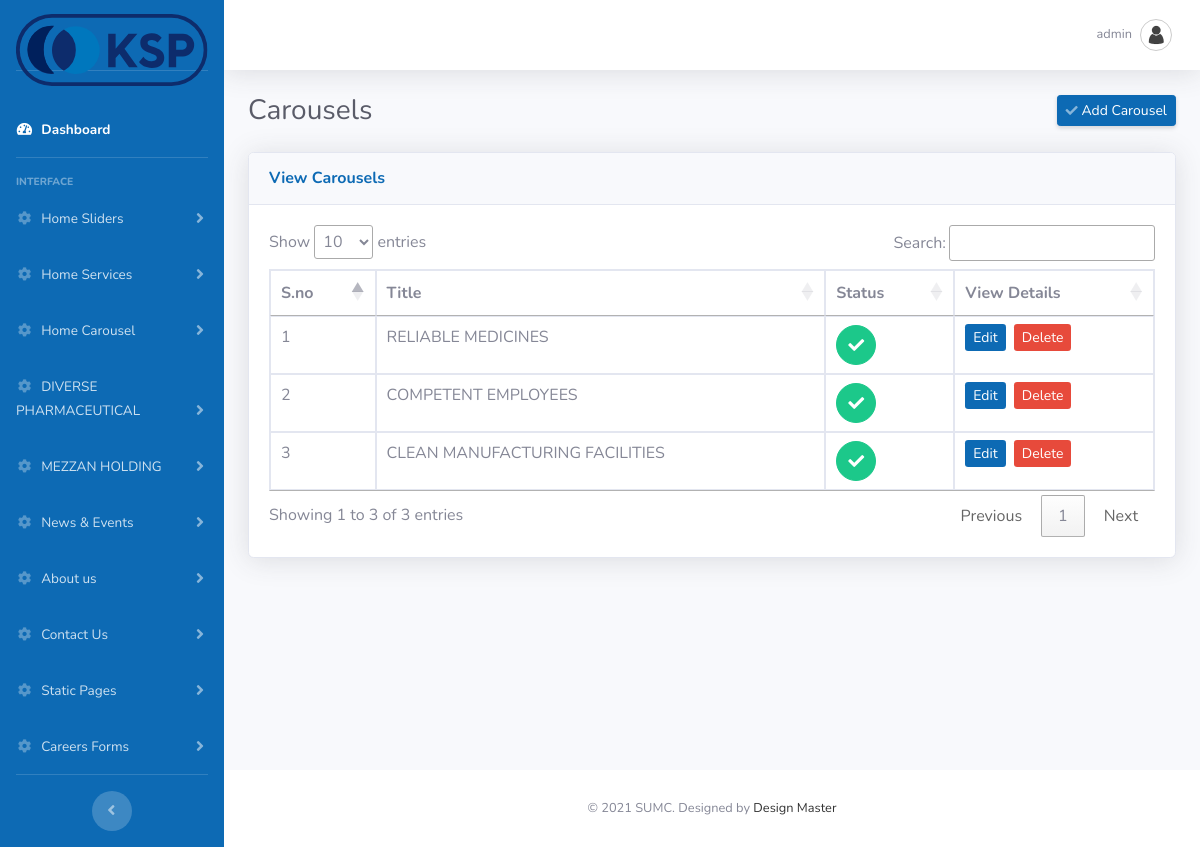
/admin/carousellist.php (signed in), run on the app's committed database.
### tables this page shows
CREATE TABLE `sumc_adminuser` (
  `id` int(11) NOT NULL,
  `username` varchar(225) NOT NULL,
  `password` varchar(225) NOT NULL,
  `email` varchar(225) NOT NULL,
  `status` int(11) NOT NULL,
  `date` datetime NOT NULL
);

CREATE TABLE `sumc_carousels` (
  `id` int(11) NOT NULL,
  `title` varchar(150) NOT NULL,
  `image` varchar(200) NOT NULL,
  `content` text NOT NULL,
  `status` tinyint(4) NOT NULL,
  `ordering` int(11) NOT NULL,
  `created_date` date NOT NULL
);

### admin/carousellist.php (the view, shortened to what this page needs)
<?php
include_once("connection.php");
?>
<!DOCTYPE html>
<html lang="en">
<head>
  <link href="vendor/fontawesome-free/css/all.min.css" rel="stylesheet" type="text/css">
  <link href="css/admin.css" rel="stylesheet">
</head>
<body id="page-top">
  <div id="wrapper">
    <?php
	include_once('header.php');
	?>
        <div class="container-fluid">
          <div class="d-sm-flex align-items-center justify-content-between mb-4">
            <h1 class="h3 mb-0 text-gray-800">Carousels</h1>
            <a href="edit_carousel.php" class="d-none d-sm-inline-block btn btn-sm btn-primary shadow-sm"><i class="fas fa-check fa-sm text-white-50"></i> Add Carousel</a>
          </div>
          <div class="row">
            <div class="col-lg-12 mb-12">
              <div class="card shadow mb-8">
                <div class="card-header py-3">
                  <h6 class="m-0 font-weight-bold text-primary">View Carousels</h6>
                </div>
                <div class="card-body">
                  <div class="table-responsive">
                    <table class="table table-bordered" id="example" width="100%" cellspacing="0">
                      <thead>
                        <tr>
                          <th>S.no</th>
                          <th>Title</th>
                          <th>Status</th>
                          <th>View Details</th>
                        </tr>
                      </thead>
                      <tbody>
					  <?php
					  $project_features_sql = mysqli_query($connection,"select * from  sumc_carousels order by id desc ");
					  if(mysqli_num_rows($project_features_sql) > 0) {
						  $i = 1;
						  while($project_features_result = mysqli_fetch_array($project_features_sql)) {
							  $id = $project_features_result['id'];
							  if($project_features_result['status'] == '1'){
									$status = '0';
									} else {
										$status = '1';
									}
							  ?>
							  <tr>
							  <td><?php echo $i; ?></td>
							  <td><?php echo $project_features_result['title']; ?></td>
							  <td><a class="btn btn-success btn-circle" href="#" id="status_<?php echo $project_features_result['id'] ?>&status=<?php echo $status ?>">
							  <?php if($project_features_result['status']=='0'){ ?>
											<i style="color:white !important" class="fas fa-times"></i>
										<?php } else { ?>
											<i class="fa fa-check"></i>
										<?php } ?>
										</a>
							  </td>
                                                          <td><a href="edit_carousel.php?id=<?php echo $id; ?>" class="btn-sm btn-primary">Edit</a>&nbsp;
							  <a href="#" id="delete_<?php echo $id; ?>" class="btn-sm btn-danger">Delete</a></td>
							</tr>
							  <?php
							  $i++;
						  }
					  }
					  ?>
                      </tbody>
                    </table>
                  </div>
                </div>
              </div>
            </div>
          </div>
        </div>
      </div>
<?php
include_once('footer.php');
?>
 <link href="https://cdn.datatables.net/1.10.20/css/jquery.dataTables.min.css" rel="stylesheet" type="text/css" media="all" />
<link href="https://cdn.datatables.net/select/1.3.1/css/select.dataTables.min.css" rel="stylesheet" type="text/css" media="all" />

### admin/header.php (shortened to what this page needs)
<?php
include_once("connection.php");
	if(isset($_SESSION['SESS_MEMBER_ID'])) {
	$loginid = $_SESSION['SESS_MEMBER_ID'];
	$user_query = mysqli_query($connection,"SELECT * from sumc_adminuser where id=$loginid");
	$user_res = mysqli_fetch_array($user_query);
	}
	else {
		header("Location:index.php");
	}
?>
    <link rel="stylesheet" type="text/css" href="https://cdnjs.cloudflare.com/ajax/libs/bootstrap-datepicker/1.5.0/css/bootstrap-datepicker.standalone.css" />
    <link rel="stylesheet" type="text/css" href="js/jquery.timepicker.css" />
    <link rel="stylesheet" type="text/css" href="js/jquery.ptTimeSelect.css" />
    <link rel="stylesheet" href="https://ajax.googleapis.com/ajax/libs/jqueryui/1.7.2/themes/ui-lightness/jquery-ui.css" type="text/css" media="all" />
<ul class="navbar-nav bg-gradient-secondary sidebar sidebar-dark accordion" id="accordionSidebar">
      <a class="sidebar-brand d-flex align-items-center justify-content-center" href="dashboard.php">
       <div class="sidebar-brand-text" style="padding-top:30px;">
           <img src="../images/kspic-logo.svg" height="150%" width="100%" />
	   </div>
     </a>
     <li class="nav-item active">
      <a class="nav-link" href="dashboard.php">
        <i class="fas fa-fw fa-tachometer-alt"></i>
        <span>Dashboard</span></a>
      </li>
      <hr class="sidebar-divider">
      <div class="sidebar-heading">
        Interface
      </div>
      <li class="nav-item">
        <a class="nav-link collapsed" href="#" data-toggle="collapse" data-target="#collapseOne" aria-expanded="true" aria-controls="collapseOne">
          <i class="fas fa-fw fa-cog"></i>
          <span>Home Sliders</span>
        </a>
      </li>
	  <li class="nav-item">
        <a class="nav-link collapsed" href="#" data-toggle="collapse" data-target="#collapseTwo" aria-expanded="true" aria-controls="collapseTwo">
          <i class="fas fa-fw fa-cog"></i>
          <span>Home Services</span>
        </a>
      </li>
      <li class="nav-item">
        <a class="nav-link collapsed" href="#" data-toggle="collapse" data-target="#collapseThree" aria-expanded="true" aria-controls="collapseThree">
          <i class="fas fa-fw fa-cog"></i>
          <span>Home Carousel</span>
        </a>
      </li>
<li class="nav-item">
        <a class="nav-link collapsed" href="#" data-toggle="collapse" data-target="#collapseNine" aria-expanded="true" aria-controls="collapseFour">
          <i class="fas fa-fw fa-cog"></i>
          <span>DIVERSE PHARMACEUTICAL</span>
        </a>
      </li>
      <li class="nav-item">
        <a class="nav-link collapsed" href="#" data-toggle="collapse" data-target="#collapseTen" aria-expanded="true" aria-controls="collapseten">
          <i class="fas fa-fw fa-cog"></i>
          <span>MEZZAN HOLDING</span>
        </a>
      </li>
<li class="nav-item">
        <a class="nav-link collapsed" href="#" data-toggle="collapse" data-target="#collapseFour" aria-expanded="true" aria-controls="collapseFour">
          <i class="fas fa-fw fa-cog"></i>
          <span>News & Events</span>
        </a>
      </li>
<li class="nav-item">
        <a class="nav-link collapsed" href="#" data-toggle="collapse" data-target="#collapseFive" aria-expanded="true" aria-controls="collapseFive">
          <i class="fas fa-fw fa-cog"></i>
          <span>About us</span>
        </a>
      </li>
<li class="nav-item">
        <a class="nav-link collapsed" href="#" data-toggle="collapse" data-target="#collapseEight" aria-expanded="true" aria-controls="collapseEight">
          <i class="fas fa-fw fa-cog"></i>
          <span>Contact Us</span>
        </a>
      </li>
<li class="nav-item">
        <a class="nav-link collapsed" href="#" data-toggle="collapse" data-target="#collapseSix" aria-expanded="true" aria-controls="collapseSix">
          <i class="fas fa-fw fa-cog"></i>
          <span>Static Pages</span>
        </a>
      </li>
<li class="nav-item">
        <a class="nav-link collapsed" href="#" data-toggle="collapse" data-target="#collapseSeven" aria-expanded="true" aria-controls="collapseSeven">
          <i class="fas fa-fw fa-cog"></i>
          <span>Careers Forms</span>
        </a>
      </li>
          <hr class="sidebar-divider d-none d-md-block">
          <div class="text-center d-none d-md-inline">
            <button class="rounded-circle border-0" id="sidebarToggle"></button>
          </div>
        </ul>
        <div id="content-wrapper" class="d-flex flex-column">
          <div id="content">
            <nav class="navbar navbar-expand navbar-light bg-white topbar mb-4 static-top shadow">
          <ul class="navbar-nav ml-auto">
            <li class="nav-item dropdown no-arrow">
              <a class="nav-link dropdown-toggle" href="#" id="userDropdown" role="button" data-toggle="dropdown" aria-haspopup="true" aria-expanded="false">
                <span class="mr-2 d-none d-lg-inline text-gray-600 small"><?php echo $user_res['username']; ?></span>
                <img class="img-profile rounded-circle" src="img/user.png">
              </a>
            </li>
          </ul>
        </nav>

### data on the page
sumc_adminuser: username "admin"
sumc_carousels: title "RELIABLE MEDICINES", status 1 (drawn)
sumc_carousels: title "COMPETENT EMPLOYEES", status 1 (drawn)
sumc_carousels: title "CLEAN MANUFACTURING FACILITIES", status 1 (drawn)
